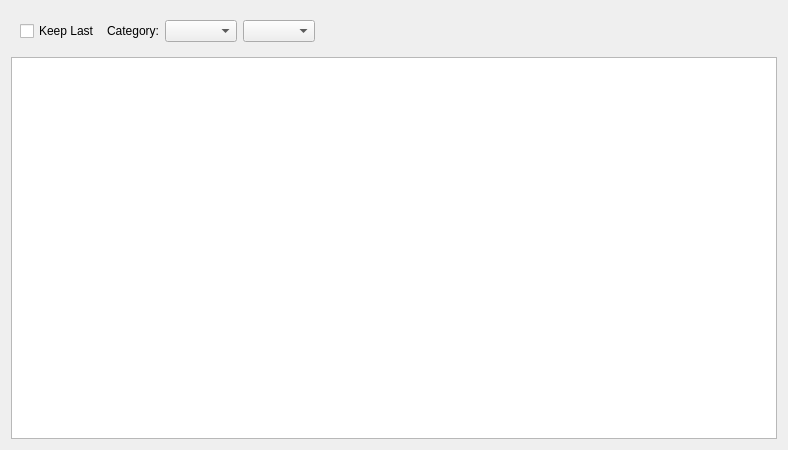
<?xml version="1.0" encoding="UTF-8"?>
<ui version="4.0">
 <class>HelpQueryWg</class>
 <widget class="QWidget" name="HelpQueryWg">
  <property name="geometry">
   <rect>
    <x>0</x>
    <y>0</y>
    <width>788</width>
    <height>450</height>
   </rect>
  </property>
  <property name="windowTitle">
   <string>Form</string>
  </property>
  <layout class="QVBoxLayout" name="verticalLayout">
   <item>
    <widget class="QWidget" name="control_header_wg" native="true">
     <layout class="QHBoxLayout" name="horizontalLayout">
      <item>
       <widget class="QCheckBox" name="keep_last_cbx">
        <property name="text">
         <string>Keep Last</string>
        </property>
       </widget>
      </item>
      <item>
       <widget class="QLabel" name="label">
        <property name="text">
         <string>Category:</string>
        </property>
       </widget>
      </item>
      <item>
       <widget class="QComboBox" name="category_combx"/>
      </item>
      <item>
       <widget class="QComboBox" name="param_combox"/>
      </item>
      <item>
       <spacer name="horizontalSpacer">
        <property name="orientation">
         <enum>Qt::Horizontal</enum>
        </property>
        <property name="sizeHint" stdset="0">
         <size>
          <width>40</width>
          <height>20</height>
         </size>
        </property>
       </spacer>
      </item>
     </layout>
    </widget>
   </item>
   <item>
    <widget class="ZTextEditor" name="search_output_ple"/>
   </item>
  </layout>
 </widget>
 <customwidgets>
  <customwidget>
   <class>ZTextEditor</class>
   <extends>QPlainTextEdit</extends>
   <header>common/ztexteditor.h</header>
  </customwidget>
 </customwidgets>
 <resources/>
 <connections/>
</ui>
